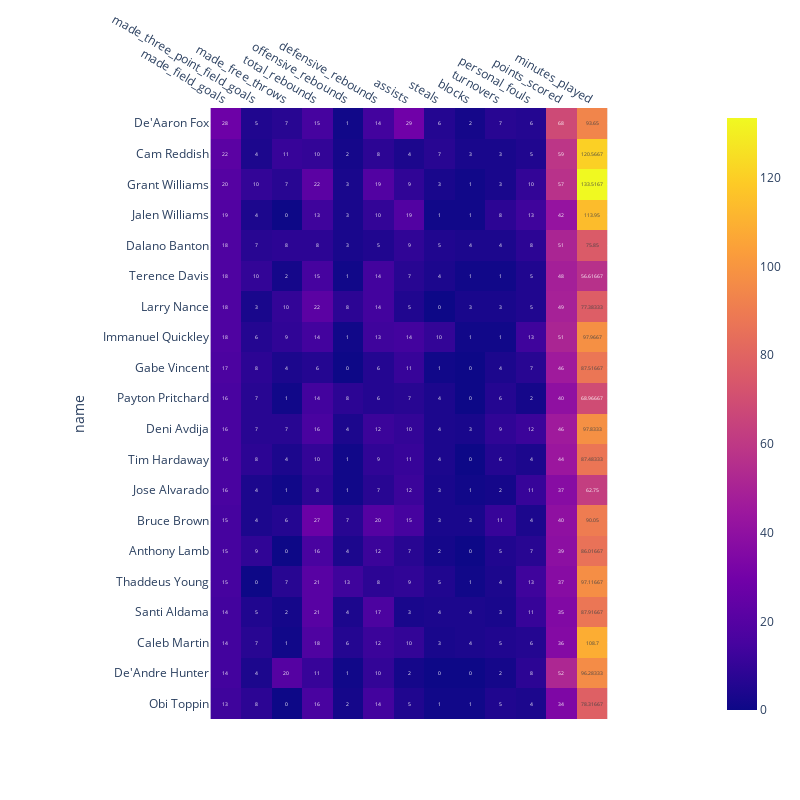

The notebook cell this image was saved under:
### Code cell
# myteam_df.head()
cols=['made_field_goals', 'made_three_point_field_goals','made_free_throws', 
      'total_rebounds', 'offensive_rebounds', 'defensive_rebounds', 'assists', 
      'steals', 'blocks', 'turnovers', 'personal_fouls', 'points_scored', 'minutes_played'
     ]

focus_value='made_field_goals'
calc='sum'
player_sample=20
days_ago=7

today=dt.date.today()
days_back=today-dt.timedelta(days=days_ago)
# calc_presentation='Standard Deviation' if calc=='std' else 'Average' if calc=='Mean' else 'Total'


# sn.set(rc={'figure.figsize':(15,8)})

df_query=fa_df.query("date >= @days_back")
output=df_query.groupby(['name'])[cols].agg(calc).reset_index().sort_values(by=[focus_value],ascending=False).head(player_sample)

output.set_index(['name'], inplace=True, drop=True, append=False)
output.reset_index(inplace=False)
cmap='Spectral_r'
# sn.heatmap(output.iloc[:,0:len(output)-1], annot=True, cmap=cmap)

# plt.suptitle(f'Past {days_ago} day(s) - {calc_presentation} Analysis')
# plt.title(f'{focus_value} leading')
# plt.show()

fig=px.imshow(output, text_auto=True)
fig.update_xaxes(side='top')
fig.layout.height=800
fig.layout.width=800
fig.show()


# output.shape

### Figure 1 — Plotly figure (JSON) as saved in the notebook; plotly's stock layout.template omitted (floating-point values rounded to 4 significant figures; data arrays with more than 128 entries replaced by an {"elided": "..."} marker saying what was removed)
{"data": [{"coloraxis": "coloraxis", "hovertemplate": "x: %{x}<br>name: %{y}<br>color: %{z}<extra></extra>", "name": "0", "texttemplate": "%{z}", "type": "heatmap", "x": ["made_field_goals", "made_three_point_field_goals", "made_free_throws", "total_rebounds", "offensive_rebounds", "defensive_rebounds", "assists", "steals", "blocks", "turnovers", "personal_fouls", "points_scored", "minutes_played"], "xaxis": "x", "y": ["De'Aaron Fox", "Cam Reddish", "Grant Williams", "Jalen Williams", "Dalano Banton", "Terence Davis", "Larry Nance", "Immanuel Quickley", "Gabe Vincent", "Payton Pritchard", "Deni Avdija", "Tim Hardaway", "Jose Alvarado", "Bruce Brown", "Anthony Lamb", "Thaddeus Young", "Santi Aldama", "Caleb Martin", "De'Andre Hunter", "Obi Toppin"], "yaxis": "y", "z": {"elided": "20x13 float values"}}], "layout": {"coloraxis": {"colorscale": [[0, "#0d0887"], [0.1111, "#46039f"], [0.2222, "#7201a8"], [0.3333, "#9c179e"], [0.4444, "#bd3786"], [0.5556, "#d8576b"], [0.6667, "#ed7953"], [0.7778, "#fb9f3a"], [0.8889, "#fdca26"], [1, "#f0f921"]]}, "height": 800, "margin": {"t": 60}, "width": 800, "xaxis": {"anchor": "y", "constrain": "domain", "domain": [0, 1], "scaleanchor": "y", "side": "top"}, "yaxis": {"anchor": "x", "autorange": "reversed", "constrain": "domain", "domain": [0, 1], "title": {"text": "name"}}}}
